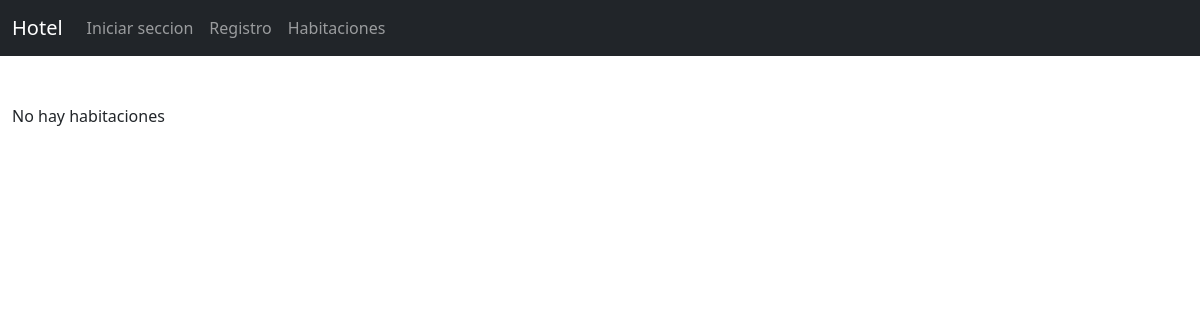
Page /habitaciones on the earlier database version.
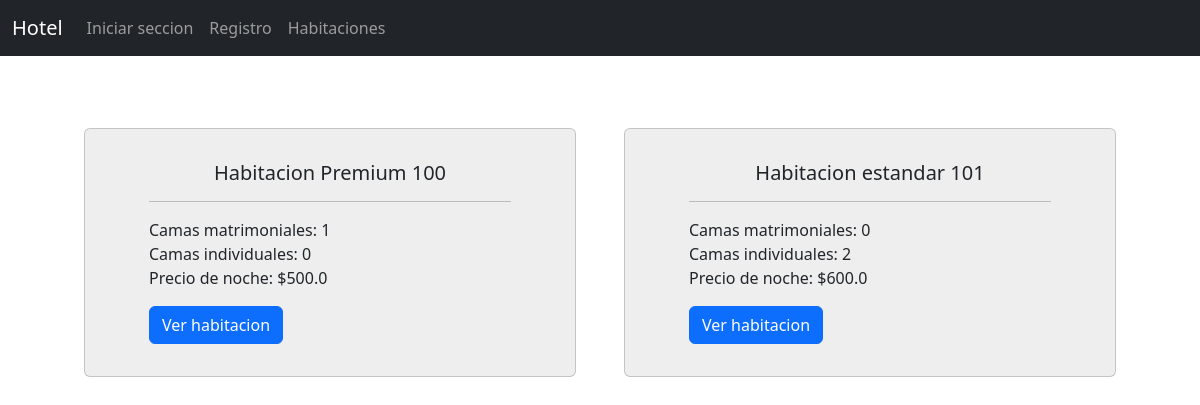
Same page on the later database version.
### reservaciones/models.py (models this page shows, shortened)
class Habitacion(models.Model):
    codigo = models.IntegerField(unique=True)
    descripcion = models.CharField(max_length=100)
    precio_noche = models.FloatField()
    camas_matrimoniales = models.IntegerField()
    camas_individuales = models.IntegerField()

### reservaciones/views.py (the view, shortened to what this page needs)
# urls.py: path('habitaciones', views.habitaciones, name='habitaciones'),
def habitaciones(request):
    habitaciones = Habitacion.objects.all()
    return render(request, 'listar-habitaciones.html', {'habitaciones':habitaciones})

### reservaciones/templates/listar-habitaciones.html (shortened to what this page needs)
{% extends 'Esquema.html' %}
{% block content %}
    <div class="container-fluid py-5">
        {% if habitaciones %}
            <div class="row mx-5">
                {% for habitacion in habitaciones %}
                    <div class="col-6 p-4">
                        <div class="card px-5 py-3"  style="background-color: #EEEEEE;">
                            <div class="card-body">
                                <h5 class="text-center">{{habitacion.descripcion}} {{habitacion.codigo}}</h5>
                                <hr>
                                <p>
                                    <span class="font-weight-bold">Camas matrimoniales: </span> {{habitacion.camas_matrimoniales}} <br>
                                    <span class="font-weight-bold">Camas individuales: </span> {{habitacion.camas_individuales}} <br>
                                    <span class="font-weight-bold">Precio de noche:</span>  ${{habitacion.precio_noche}} <br>
                                </p>
                                <a href="{% url 'habitacion' habitacion.codigo %}" class="btn btn-primary">Ver habitacion</a>
                            </div>
                        </div>
                    </div>
                {% endfor %}
            </div>
        {% else %}
            <p>No hay habitaciones</p>
        {% endif %}
    </div>
{% endblock %}

Differences in the rows shown:
added Habitacion: descripcion "Habitacion Premium", codigo "100", camas_matrimoniales "1", camas_individuales "0", precio_noche "500.0"
added Habitacion: descripcion "Habitacion estandar", codigo "101", camas_matrimoniales "0", camas_individuales "2", precio_noche "600.0"
Other differences:
text no longer shown: "No hay habitaciones"
